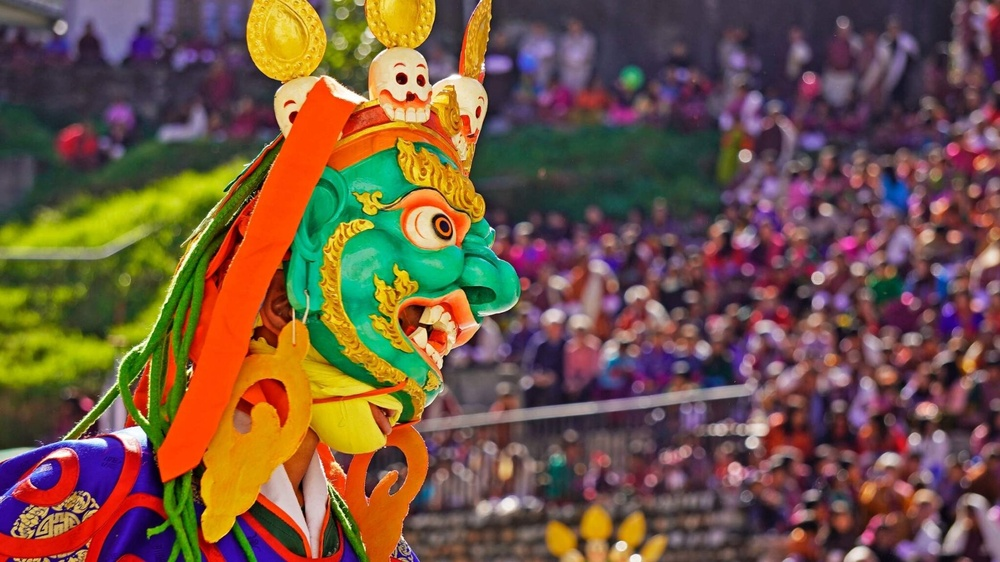
#> input picture Filters/Torgya - Arunachal Festival.jpg, 1000 x 562 px, shrunk from 2048 x 1152 before the run, found by its file name
$ python Filters.py   (older library calls are emulated)
#> lines starting #> are read from the running program, lines starting #| are printed output that depends on the picture
#> the answer given: 3
import cv2
import numpy as np
import matplotlib.pyplot as plt

def run_dip_filters(img_path, sigma_val):
    # Loading image and converting to RGB
#> called with sigma_val = 3
    image_bgr = cv2.imread(img_path)
#> image_bgr is the input picture: shape (562, 1000, 3); mean B, G, R 67.5, 85.5, 113.7
    def to_rgb(img):
        return cv2.cvtColor(img, cv2.COLOR_BGR2RGB)

    # Box filter
    # 5x5 Normalized
    box_5_norm = cv2.boxFilter(image_bgr, -1, (5, 5), normalize=True)

    # 5x5 Un-normalized
    box_5_unnorm_f = cv2.boxFilter(image_bgr, cv2.CV_32F, (5, 5), normalize=False)
    box_5_unnorm = np.clip(box_5_unnorm_f, 0, 255).astype(np.uint8)
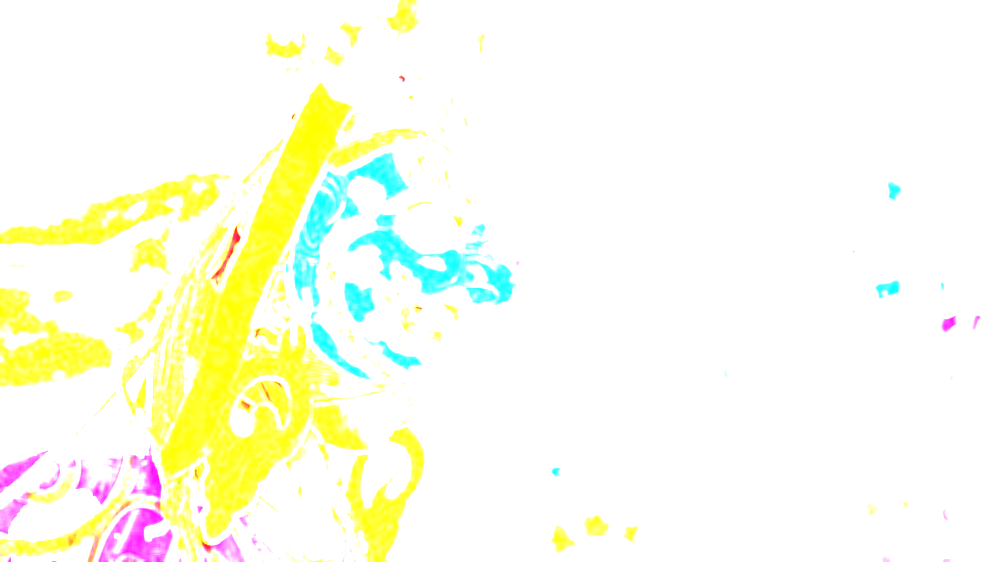
#> box_5_unnorm: shape (562, 1000, 3); mean B, G, R 234.6, 253.5, 251.5

    # 20x20 Normalized
    box_20_norm = cv2.boxFilter(image_bgr, -1, (20, 20), normalize=True)
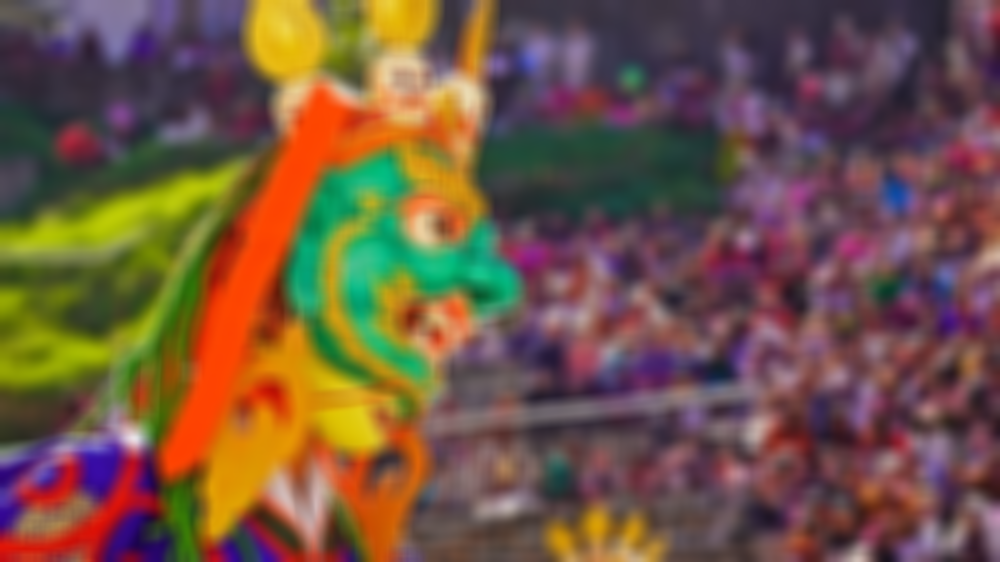
#> box_20_norm: shape (562, 1000, 3); mean B, G, R 67.5, 85.5, 113.7

    # 20x20 Un-normalized
    box_20_unnorm_f = cv2.boxFilter(image_bgr, cv2.CV_32F, (20, 20), normalize=False)
    box_20_unnorm = np.clip(box_20_unnorm_f, 0, 255).astype(np.uint8)

    # Plotting
    plt.figure(num="Box Filters Comparison", figsize=(14, 8))
    plt.suptitle("Box filters Analysis")

    box_images = [image_bgr, box_5_norm, box_5_unnorm, box_20_norm, box_20_unnorm]
    box_titles = ["Original Image", "5x5 Normalized Image", "5x5 Unnormalized Image", "20x20 Normalized Image", "20x20 Unnormalized Image"]

    # Plot layout
    layout_indices = [1, 2, 3, 5, 6]

    for i in range(5):
        plt.subplot(2, 3, layout_indices[i])
        plt.imshow(to_rgb(box_images[i]))
        plt.title(box_titles[i])
        plt.axis("off")

    plt.tight_layout()

    # Gaussian filter
    # Sigma calculation
    raw_k = 2 * np.pi * sigma_val
    k_dim = int(np.ceil(raw_k))
    if k_dim % 2 == 0:
        k_dim += 1

    print(f"\nSigma value: {sigma_val}:")
    print(f"Calculated Kernel Size: {k_dim}x{k_dim}")

    # 1D filter normalized
    gauss_1d_norm = cv2.getGaussianKernel(k_dim, sigma_val)
    gauss_norm = cv2.sepFilter2D(image_bgr, -1, gauss_1d_norm, gauss_1d_norm)
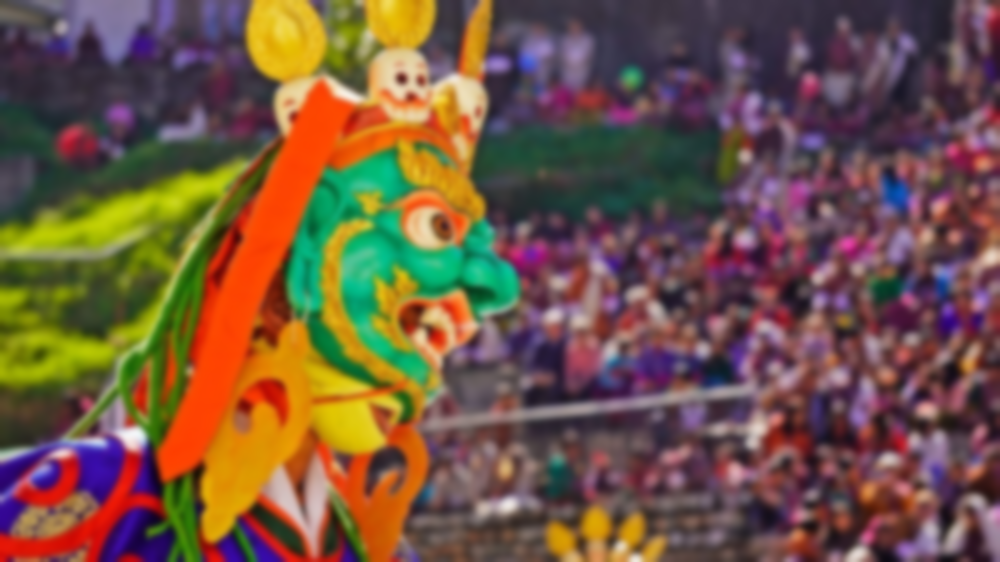
#> gauss_norm: shape (562, 1000, 3); mean B, G, R 67.5, 85.5, 113.7

    # 1D filter unnormalized
    k_half = k_dim // 2
    x = np.linspace(-k_half, k_half, k_dim)
    gauss_1d_raw = np.exp(- (x**2) / (2 * sigma_val**2))

    gauss_unnorm_f = cv2.sepFilter2D(image_bgr, cv2.CV_32F, gauss_1d_raw, gauss_1d_raw)
    gauss_unnorm = np.clip(gauss_unnorm_f, 0, 255).astype(np.uint8)
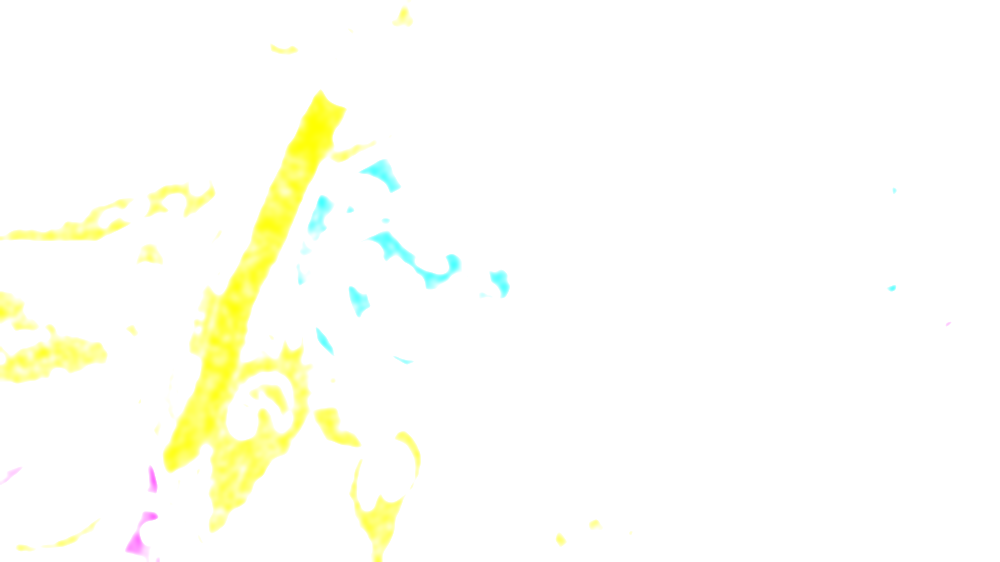
#> gauss_unnorm: shape (562, 1000, 3); mean B, G, R 247.1, 254.9, 254.3

    # Plotting
    plt.figure(num="Gaussian Filters Comparison", figsize=(12, 5))
    plt.suptitle(f"Gaussian Filters Analysis\n(Sigma = {sigma_val}, k = {k_dim})")

    gauss_images = [image_bgr, gauss_norm, gauss_unnorm]
    gauss_titles = ["Original Image",
                    f"Gaussian Normalized with Seperable filter",
                    f"Gaussian Unnormalized with Seperable filter"]

    for i in range(3):
        plt.subplot(1, 3, i+1)
        plt.imshow(to_rgb(gauss_images[i]))
        plt.title(gauss_titles[i])
        plt.axis("off")

    plt.tight_layout()
    plt.show()
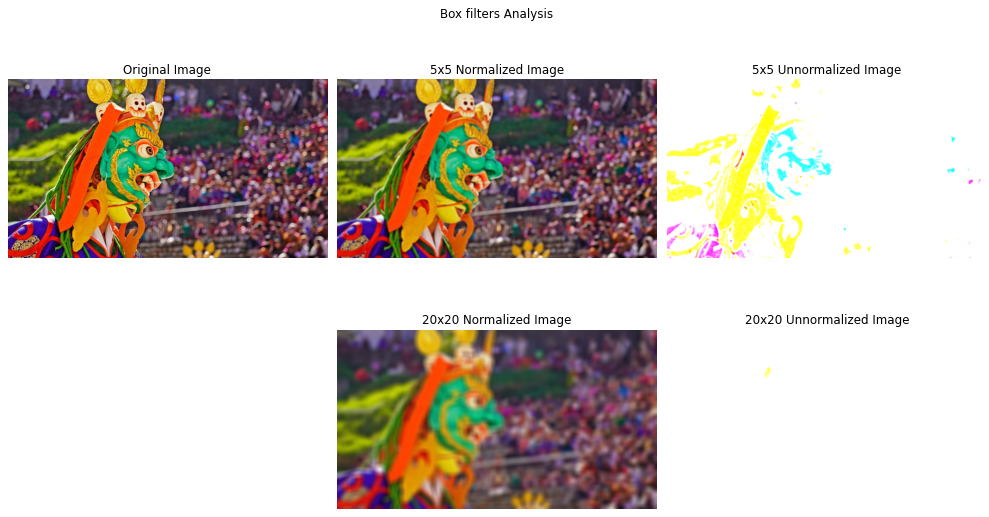
#> figure drawn by matplotlib, 5 panels
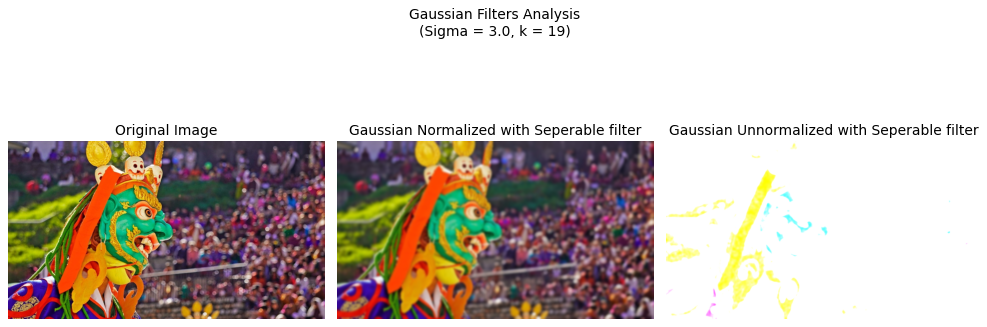
#> figure drawn by matplotlib, 3 panels


# Path and input
path = r"C:\Users\USER\Desktop\College stuff\Sem 6\DIP\Filters\Torgya - Arunachal Festival.jpg"

s_val = float(input("Enter Sigma for Gaussian filter: "))
run_dip_filters(path, s_val)
